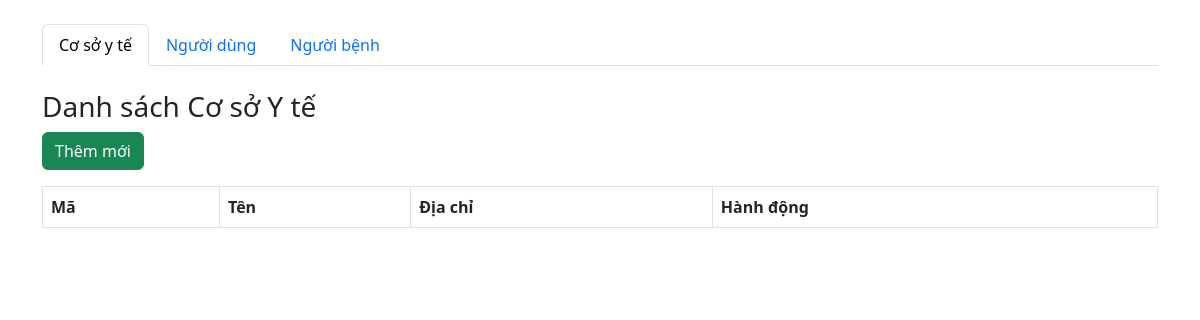
Before: /facilities/ (signed in) with the older database file.
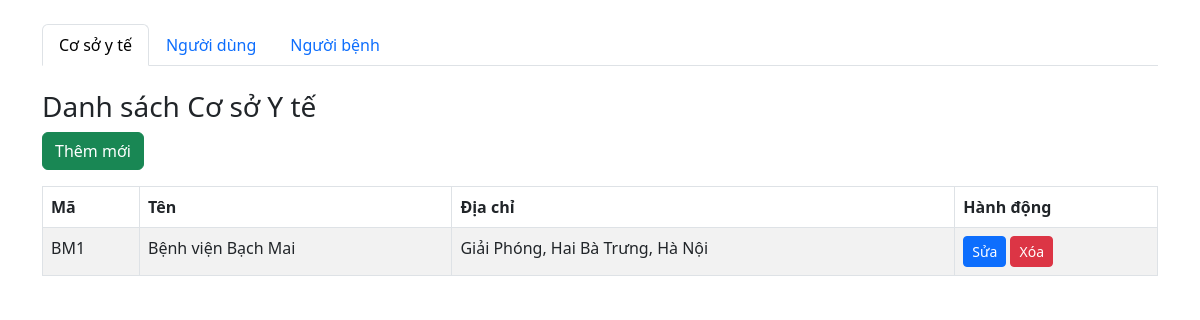
After: the same page with the newer database file.
### api/models.py (models this page shows, shortened)
class MedicalFacility(models.Model):
    code = models.CharField(max_length=50, unique=True)
    name = models.CharField(max_length=255)
    address = models.TextField()

### api/decorators.py (the view)
    @login_required
    def wrapper(request, *args, **kwargs):
        if request.user.role != 'admin':
            return HttpResponseForbidden("Bạn không có quyền truy cập")
        return view_func(request, *args, **kwargs)

### api/views.py (called while the page is built)
@admin_required
def facility_list(request):
    facilities = MedicalFacility.objects.all()
    return render(request, 'facility_list.html', {'facilities': facilities, 'tab': 'facilities'})

### api/templates/facility_list.html (shortened to what this page needs)
{% extends "base.html" %}
{% load static %}
{% block content %}
<link rel="stylesheet" href="https://cdn.datatables.net/1.13.6/css/dataTables.bootstrap5.min.css">
<h3>Danh sách Cơ sở Y tế</h3>
<button class="btn btn-success mb-3" onclick="openCreateModal()">Thêm mới</button>
<table id="facilityTable" class="table table-bordered table-striped">
    <thead>
        <tr>
            <th>Mã</th>
            <th>Tên</th>
            <th>Địa chỉ</th>
            <th>Hành động</th>
        </tr>
    </thead>
    <tbody id="facilityBody">
        {% for f in facilities %}
        <tr id="row-{{ f.id }}">
            <td>{{ f.code }}</td>
            <td>{{ f.name }}</td>
            <td>{{ f.address }}</td>
            <td>
                <button class="btn btn-sm btn-primary" onclick="openEditModal({{ f.id }}, '{{ f.code }}', '{{ f.name }}', `{{ f.address|escapejs }}`)">Sửa</button>
                <button class="btn btn-sm btn-danger" onclick="deleteFacility({{ f.id }})">Xóa</button>
            </td>
        </tr>
        {% endfor %}
    </tbody>
</table>
{% endblock %}

Changed rows visible on the page:
added MedicalFacility: code "BM1", name "Bệnh viện Bạch Mai", address "Giải Phóng, Hai Bà Trưng, Hà Nội"
